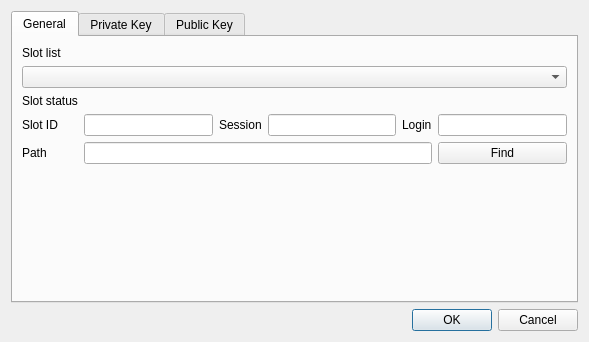
<?xml version="1.0" encoding="UTF-8"?>
<ui version="4.0">
 <class>ImportPriKeyDlg</class>
 <widget class="QDialog" name="ImportPriKeyDlg">
  <property name="geometry">
   <rect>
    <x>0</x>
    <y>0</y>
    <width>589</width>
    <height>342</height>
   </rect>
  </property>
  <property name="windowTitle">
   <string>Import private key</string>
  </property>
  <layout class="QVBoxLayout" name="verticalLayout">
   <item>
    <widget class="QTabWidget" name="tabWidget">
     <property name="currentIndex">
      <number>0</number>
     </property>
     <widget class="QWidget" name="tab">
      <attribute name="title">
       <string>General</string>
      </attribute>
      <layout class="QGridLayout" name="gridLayout">
       <item row="3" column="4">
        <widget class="QLabel" name="label_6">
         <property name="text">
          <string>Login</string>
         </property>
        </widget>
       </item>
       <item row="3" column="0">
        <widget class="QLabel" name="label_3">
         <property name="text">
          <string>Slot ID</string>
         </property>
        </widget>
       </item>
       <item row="3" column="2">
        <widget class="QLabel" name="label_5">
         <property name="text">
          <string>Session</string>
         </property>
        </widget>
       </item>
       <item row="5" column="0">
        <spacer name="verticalSpacer">
         <property name="orientation">
          <enum>Qt::Vertical</enum>
         </property>
         <property name="sizeHint" stdset="0">
          <size>
           <width>20</width>
           <height>40</height>
          </size>
         </property>
        </spacer>
       </item>
       <item row="0" column="0">
        <widget class="QLabel" name="label">
         <property name="text">
          <string>Slot list</string>
         </property>
        </widget>
       </item>
       <item row="3" column="1">
        <widget class="QLineEdit" name="mSlotIDText"/>
       </item>
       <item row="3" column="3">
        <widget class="QLineEdit" name="mSessionText"/>
       </item>
       <item row="2" column="0">
        <widget class="QLabel" name="label_2">
         <property name="text">
          <string>Slot status</string>
         </property>
        </widget>
       </item>
       <item row="3" column="5">
        <widget class="QLineEdit" name="mLoginText"/>
       </item>
       <item row="4" column="5">
        <widget class="QPushButton" name="mFindBtn">
         <property name="text">
          <string>Find</string>
         </property>
        </widget>
       </item>
       <item row="1" column="0" colspan="6">
        <widget class="QComboBox" name="mSlotsCombo"/>
       </item>
       <item row="4" column="0">
        <widget class="QLabel" name="label_4">
         <property name="text">
          <string>Path</string>
         </property>
        </widget>
       </item>
       <item row="4" column="1" colspan="4">
        <widget class="QLineEdit" name="mPathText"/>
       </item>
      </layout>
     </widget>
     <widget class="QWidget" name="tab_2">
      <attribute name="title">
       <string>Private Key</string>
      </attribute>
      <layout class="QGridLayout" name="gridLayout_2">
       <item row="4" column="0">
        <widget class="QCheckBox" name="mPriPrivateCheck">
         <property name="text">
          <string notr="true">Private</string>
         </property>
        </widget>
       </item>
       <item row="4" column="1">
        <widget class="QComboBox" name="mPriPrivateCombo"/>
       </item>
       <item row="5" column="0">
        <widget class="QCheckBox" name="mPriUnwrapCheck">
         <property name="text">
          <string notr="true">Unwrap</string>
         </property>
        </widget>
       </item>
       <item row="4" column="4">
        <widget class="QCheckBox" name="mPriSignCheck">
         <property name="text">
          <string notr="true">Sign</string>
         </property>
        </widget>
       </item>
       <item row="1" column="0">
        <widget class="QLabel" name="label_8">
         <property name="text">
          <string>Subject</string>
         </property>
        </widget>
       </item>
       <item row="4" column="3">
        <widget class="QComboBox" name="mPriDecryptCombo"/>
       </item>
       <item row="7" column="0">
        <spacer name="verticalSpacer_2">
         <property name="orientation">
          <enum>Qt::Vertical</enum>
         </property>
         <property name="sizeHint" stdset="0">
          <size>
           <width>20</width>
           <height>40</height>
          </size>
         </property>
        </spacer>
       </item>
       <item row="0" column="0">
        <widget class="QLabel" name="label_7">
         <property name="text">
          <string>Label</string>
         </property>
        </widget>
       </item>
       <item row="2" column="0">
        <widget class="QLabel" name="label_9">
         <property name="text">
          <string>ID</string>
         </property>
        </widget>
       </item>
       <item row="4" column="2">
        <widget class="QCheckBox" name="mPriDecryptCheck">
         <property name="text">
          <string notr="true">Decrypt</string>
         </property>
        </widget>
       </item>
       <item row="3" column="0">
        <widget class="QLabel" name="label_10">
         <property name="text">
          <string>Attributes</string>
         </property>
        </widget>
       </item>
       <item row="6" column="0">
        <widget class="QCheckBox" name="mPriDeriveCheck">
         <property name="text">
          <string notr="true">Derive</string>
         </property>
        </widget>
       </item>
       <item row="4" column="5">
        <widget class="QComboBox" name="mPriSignCombo"/>
       </item>
       <item row="5" column="1">
        <widget class="QComboBox" name="mPriUnwrapCombo"/>
       </item>
       <item row="6" column="1">
        <widget class="QComboBox" name="mPriDeriveCombo"/>
       </item>
       <item row="5" column="3">
        <widget class="QComboBox" name="mPriModifiableCombo"/>
       </item>
       <item row="6" column="3">
        <widget class="QComboBox" name="mPriExtractableCombo"/>
       </item>
       <item row="5" column="5">
        <widget class="QComboBox" name="mPriSensitiveCombo"/>
       </item>
       <item row="6" column="5">
        <widget class="QComboBox" name="mPriTokenCombo"/>
       </item>
       <item row="5" column="2">
        <widget class="QCheckBox" name="mPriModifiableCheck">
         <property name="text">
          <string notr="true">Modifiable</string>
         </property>
        </widget>
       </item>
       <item row="6" column="2">
        <widget class="QCheckBox" name="mPriExtractableCheck">
         <property name="text">
          <string notr="true">Extractable</string>
         </property>
        </widget>
       </item>
       <item row="5" column="4">
        <widget class="QCheckBox" name="mPriSensitiveCheck">
         <property name="text">
          <string notr="true">Sensitive</string>
         </property>
        </widget>
       </item>
       <item row="6" column="4">
        <widget class="QCheckBox" name="mPriTokenCheck">
         <property name="text">
          <string notr="true">Token</string>
         </property>
        </widget>
       </item>
       <item row="0" column="1" colspan="5">
        <widget class="QLineEdit" name="mPriLabelText"/>
       </item>
       <item row="1" column="1" colspan="5">
        <widget class="QLineEdit" name="mPriSubjectText"/>
       </item>
       <item row="2" column="1" colspan="5">
        <widget class="QLineEdit" name="mPriIDText"/>
       </item>
      </layout>
     </widget>
     <widget class="QWidget" name="tab_3">
      <attribute name="title">
       <string>Public Key</string>
      </attribute>
      <layout class="QGridLayout" name="gridLayout_3">
       <item row="0" column="0">
        <widget class="QLabel" name="label_11">
         <property name="text">
          <string>Label</string>
         </property>
        </widget>
       </item>
       <item row="4" column="0">
        <widget class="QCheckBox" name="mPubVerifyCheck">
         <property name="text">
          <string notr="true">Verify</string>
         </property>
        </widget>
       </item>
       <item row="5" column="0">
        <widget class="QCheckBox" name="mPubTokenCheck">
         <property name="text">
          <string notr="true">Token</string>
         </property>
        </widget>
       </item>
       <item row="1" column="0">
        <widget class="QLabel" name="label_12">
         <property name="text">
          <string>ID</string>
         </property>
        </widget>
       </item>
       <item row="3" column="3">
        <widget class="QComboBox" name="mPubEncryptCombo"/>
       </item>
       <item row="3" column="0">
        <widget class="QCheckBox" name="mPubPrivateCheck">
         <property name="text">
          <string notr="true">Private</string>
         </property>
        </widget>
       </item>
       <item row="3" column="1">
        <widget class="QComboBox" name="mPubPrivateCombo"/>
       </item>
       <item row="2" column="0">
        <widget class="QLabel" name="label_13">
         <property name="text">
          <string>Attributes</string>
         </property>
        </widget>
       </item>
       <item row="6" column="0">
        <spacer name="verticalSpacer_3">
         <property name="orientation">
          <enum>Qt::Vertical</enum>
         </property>
         <property name="sizeHint" stdset="0">
          <size>
           <width>20</width>
           <height>40</height>
          </size>
         </property>
        </spacer>
       </item>
       <item row="3" column="4">
        <widget class="QCheckBox" name="mPubWrapCheck">
         <property name="text">
          <string notr="true">Wrap</string>
         </property>
        </widget>
       </item>
       <item row="3" column="2">
        <widget class="QCheckBox" name="mPubEncryptCheck">
         <property name="text">
          <string notr="true">Encrypt</string>
         </property>
        </widget>
       </item>
       <item row="3" column="5">
        <widget class="QComboBox" name="mPubWrapCombo"/>
       </item>
       <item row="4" column="1">
        <widget class="QComboBox" name="mPubVerifyCombo"/>
       </item>
       <item row="5" column="1">
        <widget class="QComboBox" name="mPubTokenCombo"/>
       </item>
       <item row="4" column="3">
        <widget class="QComboBox" name="mPubDeriveCombo"/>
       </item>
       <item row="4" column="5">
        <widget class="QComboBox" name="mPubModifiableCombo"/>
       </item>
       <item row="4" column="2">
        <widget class="QCheckBox" name="mPubDeriveCheck">
         <property name="text">
          <string notr="true">Derive</string>
         </property>
        </widget>
       </item>
       <item row="4" column="4">
        <widget class="QCheckBox" name="mPubModifiableCheck">
         <property name="text">
          <string notr="true">Modifiable</string>
         </property>
        </widget>
       </item>
       <item row="0" column="1" colspan="5">
        <widget class="QLineEdit" name="mPubLabelText"/>
       </item>
       <item row="1" column="1" colspan="5">
        <widget class="QLineEdit" name="mPubIDText"/>
       </item>
      </layout>
     </widget>
    </widget>
   </item>
   <item>
    <widget class="QDialogButtonBox" name="buttonBox">
     <property name="orientation">
      <enum>Qt::Horizontal</enum>
     </property>
     <property name="standardButtons">
      <set>QDialogButtonBox::Cancel|QDialogButtonBox::Ok</set>
     </property>
    </widget>
   </item>
  </layout>
 </widget>
 <resources/>
 <connections>
  <connection>
   <sender>buttonBox</sender>
   <signal>accepted()</signal>
   <receiver>ImportPriKeyDlg</receiver>
   <slot>accept()</slot>
   <hints>
    <hint type="sourcelabel">
     <x>248</x>
     <y>254</y>
    </hint>
    <hint type="destinationlabel">
     <x>157</x>
     <y>274</y>
    </hint>
   </hints>
  </connection>
  <connection>
   <sender>buttonBox</sender>
   <signal>rejected()</signal>
   <receiver>ImportPriKeyDlg</receiver>
   <slot>reject()</slot>
   <hints>
    <hint type="sourcelabel">
     <x>316</x>
     <y>260</y>
    </hint>
    <hint type="destinationlabel">
     <x>286</x>
     <y>274</y>
    </hint>
   </hints>
  </connection>
 </connections>
</ui>
